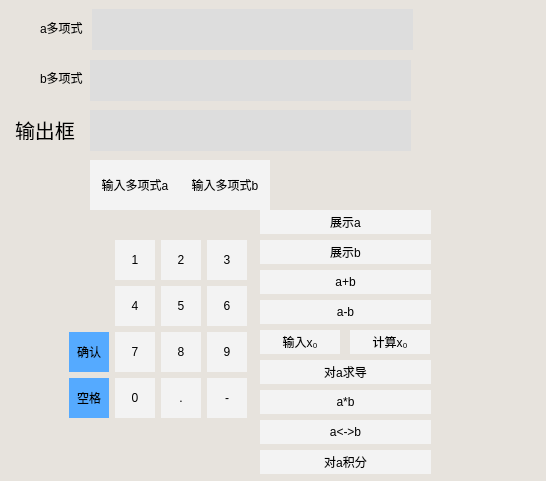
<?xml version="1.0" encoding="UTF-8"?>
<ui version="4.0">
 <class>Widget</class>
 <widget class="QWidget" name="Widget">
  <property name="geometry">
   <rect>
    <x>0</x>
    <y>0</y>
    <width>546</width>
    <height>481</height>
   </rect>
  </property>
  <property name="minimumSize">
   <size>
    <width>400</width>
    <height>425</height>
   </size>
  </property>
  <property name="maximumSize">
   <size>
    <width>600</width>
    <height>700</height>
   </size>
  </property>
  <property name="windowTitle">
   <string>Widget</string>
  </property>
  <property name="styleSheet">
   <string notr="true">*
{
border:none;
	background-color: rgb(231, 227, 221);
}
QPushButton:hover{
	background-color: rgb(221, 223, 221);
}
QPushButton{
	background-color: rgb(243, 243, 243);
}
QLineEdit{
	background-color: rgb(221, 221, 221);
}</string>
  </property>
  <widget class="QLineEdit" name="lineEdit">
   <property name="geometry">
    <rect>
     <x>92</x>
     <y>9</y>
     <width>321</width>
     <height>41</height>
    </rect>
   </property>
   <property name="font">
    <font>
     <pointsize>9</pointsize>
    </font>
   </property>
   <property name="styleSheet">
    <string notr="true">*
{
border;none;
}</string>
   </property>
  </widget>
  <widget class="QLineEdit" name="lineEdit_2">
   <property name="geometry">
    <rect>
     <x>90</x>
     <y>60</y>
     <width>321</width>
     <height>41</height>
    </rect>
   </property>
   <property name="font">
    <font>
     <pointsize>9</pointsize>
    </font>
   </property>
  </widget>
  <widget class="QLineEdit" name="lineEdit_3">
   <property name="geometry">
    <rect>
     <x>90</x>
     <y>110</y>
     <width>321</width>
     <height>41</height>
    </rect>
   </property>
   <property name="font">
    <font>
     <pointsize>15</pointsize>
    </font>
   </property>
  </widget>
  <widget class="QPushButton" name="pushButton_15">
   <property name="geometry">
    <rect>
     <x>260</x>
     <y>210</y>
     <width>171</width>
     <height>24</height>
    </rect>
   </property>
   <property name="text">
    <string>展示a</string>
   </property>
  </widget>
  <widget class="QPushButton" name="pushButton_16">
   <property name="geometry">
    <rect>
     <x>260</x>
     <y>240</y>
     <width>171</width>
     <height>24</height>
    </rect>
   </property>
   <property name="text">
    <string>展示b</string>
   </property>
  </widget>
  <widget class="QPushButton" name="pushButton_17">
   <property name="geometry">
    <rect>
     <x>260</x>
     <y>270</y>
     <width>171</width>
     <height>24</height>
    </rect>
   </property>
   <property name="text">
    <string>a+b</string>
   </property>
  </widget>
  <widget class="QPushButton" name="pushButton_18">
   <property name="geometry">
    <rect>
     <x>260</x>
     <y>300</y>
     <width>171</width>
     <height>24</height>
    </rect>
   </property>
   <property name="text">
    <string>a-b</string>
   </property>
  </widget>
  <widget class="QPushButton" name="pushButton_20">
   <property name="geometry">
    <rect>
     <x>260</x>
     <y>330</y>
     <width>80</width>
     <height>24</height>
    </rect>
   </property>
   <property name="text">
    <string>输入x₀</string>
   </property>
  </widget>
  <widget class="QPushButton" name="pushButton_21">
   <property name="geometry">
    <rect>
     <x>350</x>
     <y>330</y>
     <width>80</width>
     <height>24</height>
    </rect>
   </property>
   <property name="text">
    <string>计算x₀</string>
   </property>
  </widget>
  <widget class="QPushButton" name="pushButton_22">
   <property name="geometry">
    <rect>
     <x>260</x>
     <y>360</y>
     <width>171</width>
     <height>24</height>
    </rect>
   </property>
   <property name="text">
    <string>对a求导</string>
   </property>
  </widget>
  <widget class="QPushButton" name="pushButton_23">
   <property name="geometry">
    <rect>
     <x>260</x>
     <y>390</y>
     <width>171</width>
     <height>24</height>
    </rect>
   </property>
   <property name="text">
    <string>a*b</string>
   </property>
  </widget>
  <widget class="QLabel" name="label">
   <property name="geometry">
    <rect>
     <x>40</x>
     <y>20</y>
     <width>43</width>
     <height>16</height>
    </rect>
   </property>
   <property name="text">
    <string>a多项式</string>
   </property>
  </widget>
  <widget class="QLabel" name="label_2">
   <property name="geometry">
    <rect>
     <x>40</x>
     <y>70</y>
     <width>44</width>
     <height>16</height>
    </rect>
   </property>
   <property name="text">
    <string>b多项式</string>
   </property>
  </widget>
  <widget class="QLabel" name="label_3">
   <property name="geometry">
    <rect>
     <x>15</x>
     <y>120</y>
     <width>61</width>
     <height>20</height>
    </rect>
   </property>
   <property name="font">
    <font>
     <pointsize>15</pointsize>
    </font>
   </property>
   <property name="text">
    <string>输出框</string>
   </property>
  </widget>
  <widget class="QPushButton" name="pushButton_2">
   <property name="geometry">
    <rect>
     <x>180</x>
     <y>160</y>
     <width>90</width>
     <height>50</height>
    </rect>
   </property>
   <property name="minimumSize">
    <size>
     <width>90</width>
     <height>50</height>
    </size>
   </property>
   <property name="maximumSize">
    <size>
     <width>90</width>
     <height>50</height>
    </size>
   </property>
   <property name="text">
    <string>输入多项式b</string>
   </property>
  </widget>
  <widget class="QPushButton" name="pushButton">
   <property name="geometry">
    <rect>
     <x>90</x>
     <y>160</y>
     <width>90</width>
     <height>50</height>
    </rect>
   </property>
   <property name="minimumSize">
    <size>
     <width>90</width>
     <height>50</height>
    </size>
   </property>
   <property name="maximumSize">
    <size>
     <width>90</width>
     <height>50</height>
    </size>
   </property>
   <property name="text">
    <string>输入多项式a</string>
   </property>
  </widget>
  <widget class="QWidget" name="layoutWidget">
   <property name="geometry">
    <rect>
     <x>69</x>
     <y>240</y>
     <width>180</width>
     <height>180</height>
    </rect>
   </property>
   <layout class="QGridLayout" name="gridLayout">
    <item row="0" column="1">
     <widget class="QPushButton" name="pushButton_6">
      <property name="minimumSize">
       <size>
        <width>40</width>
        <height>40</height>
       </size>
      </property>
      <property name="maximumSize">
       <size>
        <width>40</width>
        <height>40</height>
       </size>
      </property>
      <property name="text">
       <string>1</string>
      </property>
     </widget>
    </item>
    <item row="0" column="2">
     <widget class="QPushButton" name="pushButton_9">
      <property name="minimumSize">
       <size>
        <width>40</width>
        <height>40</height>
       </size>
      </property>
      <property name="maximumSize">
       <size>
        <width>40</width>
        <height>40</height>
       </size>
      </property>
      <property name="text">
       <string>2</string>
      </property>
     </widget>
    </item>
    <item row="0" column="3">
     <widget class="QPushButton" name="pushButton_7">
      <property name="minimumSize">
       <size>
        <width>40</width>
        <height>40</height>
       </size>
      </property>
      <property name="maximumSize">
       <size>
        <width>40</width>
        <height>40</height>
       </size>
      </property>
      <property name="text">
       <string>3</string>
      </property>
     </widget>
    </item>
    <item row="1" column="1">
     <widget class="QPushButton" name="pushButton_4">
      <property name="minimumSize">
       <size>
        <width>40</width>
        <height>40</height>
       </size>
      </property>
      <property name="maximumSize">
       <size>
        <width>40</width>
        <height>40</height>
       </size>
      </property>
      <property name="text">
       <string>4</string>
      </property>
     </widget>
    </item>
    <item row="1" column="2">
     <widget class="QPushButton" name="pushButton_5">
      <property name="minimumSize">
       <size>
        <width>40</width>
        <height>40</height>
       </size>
      </property>
      <property name="maximumSize">
       <size>
        <width>40</width>
        <height>40</height>
       </size>
      </property>
      <property name="text">
       <string>5</string>
      </property>
     </widget>
    </item>
    <item row="1" column="3">
     <widget class="QPushButton" name="pushButton_10">
      <property name="minimumSize">
       <size>
        <width>40</width>
        <height>40</height>
       </size>
      </property>
      <property name="maximumSize">
       <size>
        <width>40</width>
        <height>40</height>
       </size>
      </property>
      <property name="text">
       <string>6</string>
      </property>
     </widget>
    </item>
    <item row="2" column="0">
     <widget class="QPushButton" name="pushButton_24">
      <property name="minimumSize">
       <size>
        <width>40</width>
        <height>40</height>
       </size>
      </property>
      <property name="maximumSize">
       <size>
        <width>40</width>
        <height>40</height>
       </size>
      </property>
      <property name="styleSheet">
       <string notr="true">*:hover
{
background-color: rgb(221, 223, 221);

	
}
*{


background-color: rgb(85, 170, 255);
}</string>
      </property>
      <property name="text">
       <string>确认</string>
      </property>
     </widget>
    </item>
    <item row="2" column="1">
     <widget class="QPushButton" name="pushButton_8">
      <property name="minimumSize">
       <size>
        <width>40</width>
        <height>40</height>
       </size>
      </property>
      <property name="maximumSize">
       <size>
        <width>40</width>
        <height>40</height>
       </size>
      </property>
      <property name="text">
       <string>7</string>
      </property>
     </widget>
    </item>
    <item row="2" column="2">
     <widget class="QPushButton" name="pushButton_13">
      <property name="minimumSize">
       <size>
        <width>40</width>
        <height>40</height>
       </size>
      </property>
      <property name="maximumSize">
       <size>
        <width>40</width>
        <height>40</height>
       </size>
      </property>
      <property name="text">
       <string>8</string>
      </property>
     </widget>
    </item>
    <item row="2" column="3">
     <widget class="QPushButton" name="pushButton_14">
      <property name="minimumSize">
       <size>
        <width>40</width>
        <height>40</height>
       </size>
      </property>
      <property name="maximumSize">
       <size>
        <width>40</width>
        <height>40</height>
       </size>
      </property>
      <property name="text">
       <string>9</string>
      </property>
     </widget>
    </item>
    <item row="3" column="1">
     <widget class="QPushButton" name="pushButton_3">
      <property name="minimumSize">
       <size>
        <width>40</width>
        <height>40</height>
       </size>
      </property>
      <property name="maximumSize">
       <size>
        <width>40</width>
        <height>40</height>
       </size>
      </property>
      <property name="text">
       <string>0</string>
      </property>
     </widget>
    </item>
    <item row="3" column="2">
     <widget class="QPushButton" name="pushButton_11">
      <property name="minimumSize">
       <size>
        <width>40</width>
        <height>40</height>
       </size>
      </property>
      <property name="maximumSize">
       <size>
        <width>40</width>
        <height>40</height>
       </size>
      </property>
      <property name="text">
       <string>.</string>
      </property>
     </widget>
    </item>
    <item row="3" column="3">
     <widget class="QPushButton" name="pushButton_19">
      <property name="minimumSize">
       <size>
        <width>40</width>
        <height>40</height>
       </size>
      </property>
      <property name="maximumSize">
       <size>
        <width>40</width>
        <height>40</height>
       </size>
      </property>
      <property name="text">
       <string>-</string>
      </property>
     </widget>
    </item>
    <item row="3" column="0">
     <widget class="QPushButton" name="pushButton_12">
      <property name="minimumSize">
       <size>
        <width>40</width>
        <height>40</height>
       </size>
      </property>
      <property name="maximumSize">
       <size>
        <width>40</width>
        <height>40</height>
       </size>
      </property>
      <property name="styleSheet">
       <string notr="true">*:hover
{
background-color: rgb(221, 223, 221);

	
}
*{


background-color: rgb(85, 170, 255);
}</string>
      </property>
      <property name="text">
       <string>空格</string>
      </property>
     </widget>
    </item>
   </layout>
  </widget>
  <widget class="QPushButton" name="pushButton_25">
   <property name="geometry">
    <rect>
     <x>260</x>
     <y>420</y>
     <width>171</width>
     <height>24</height>
    </rect>
   </property>
   <property name="text">
    <string>a&lt;-&gt;b</string>
   </property>
  </widget>
  <widget class="QPushButton" name="pushButton_26">
   <property name="geometry">
    <rect>
     <x>260</x>
     <y>450</y>
     <width>171</width>
     <height>24</height>
    </rect>
   </property>
   <property name="text">
    <string>对a积分</string>
   </property>
  </widget>
 </widget>
 <resources/>
 <connections/>
</ui>
